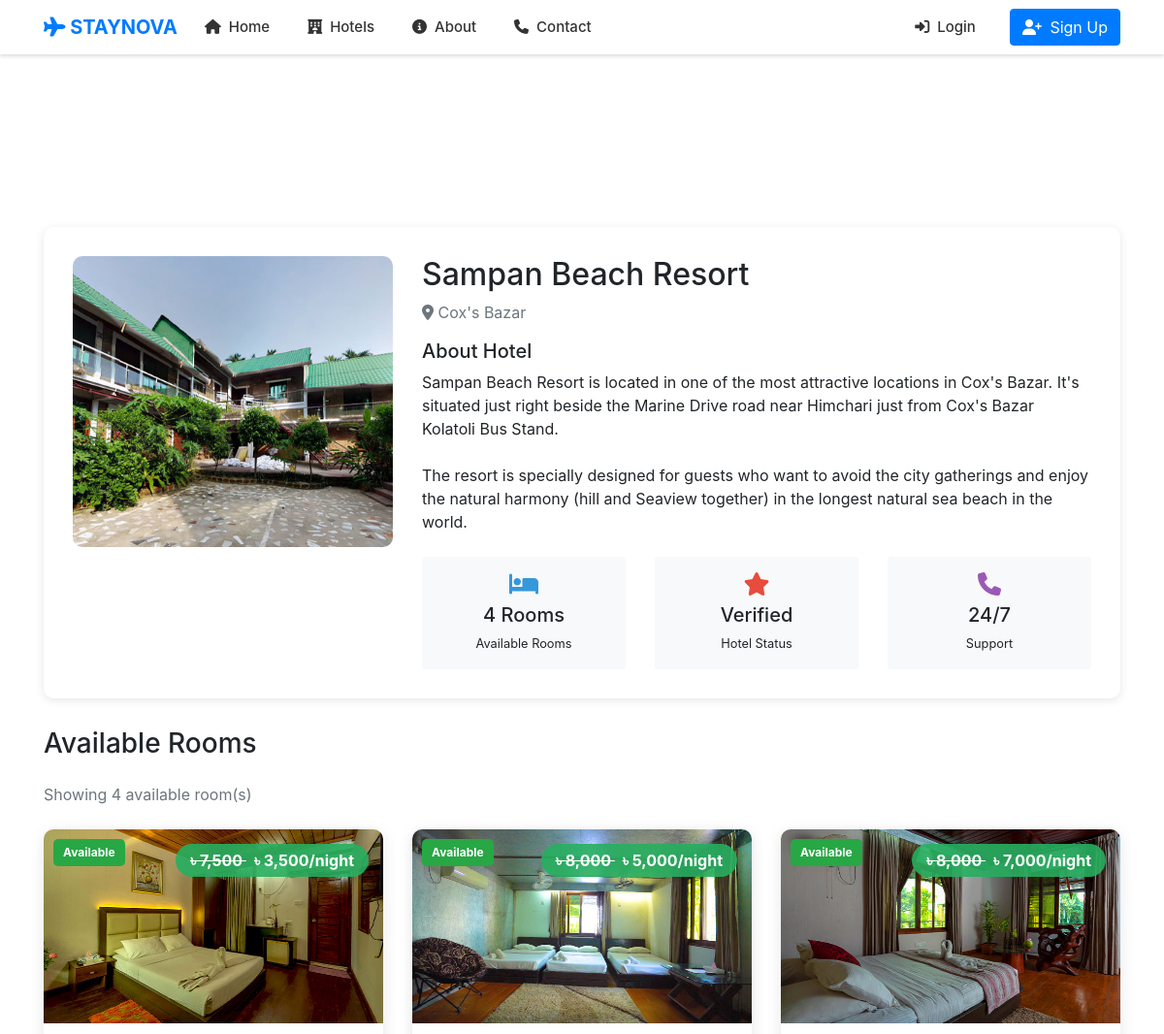
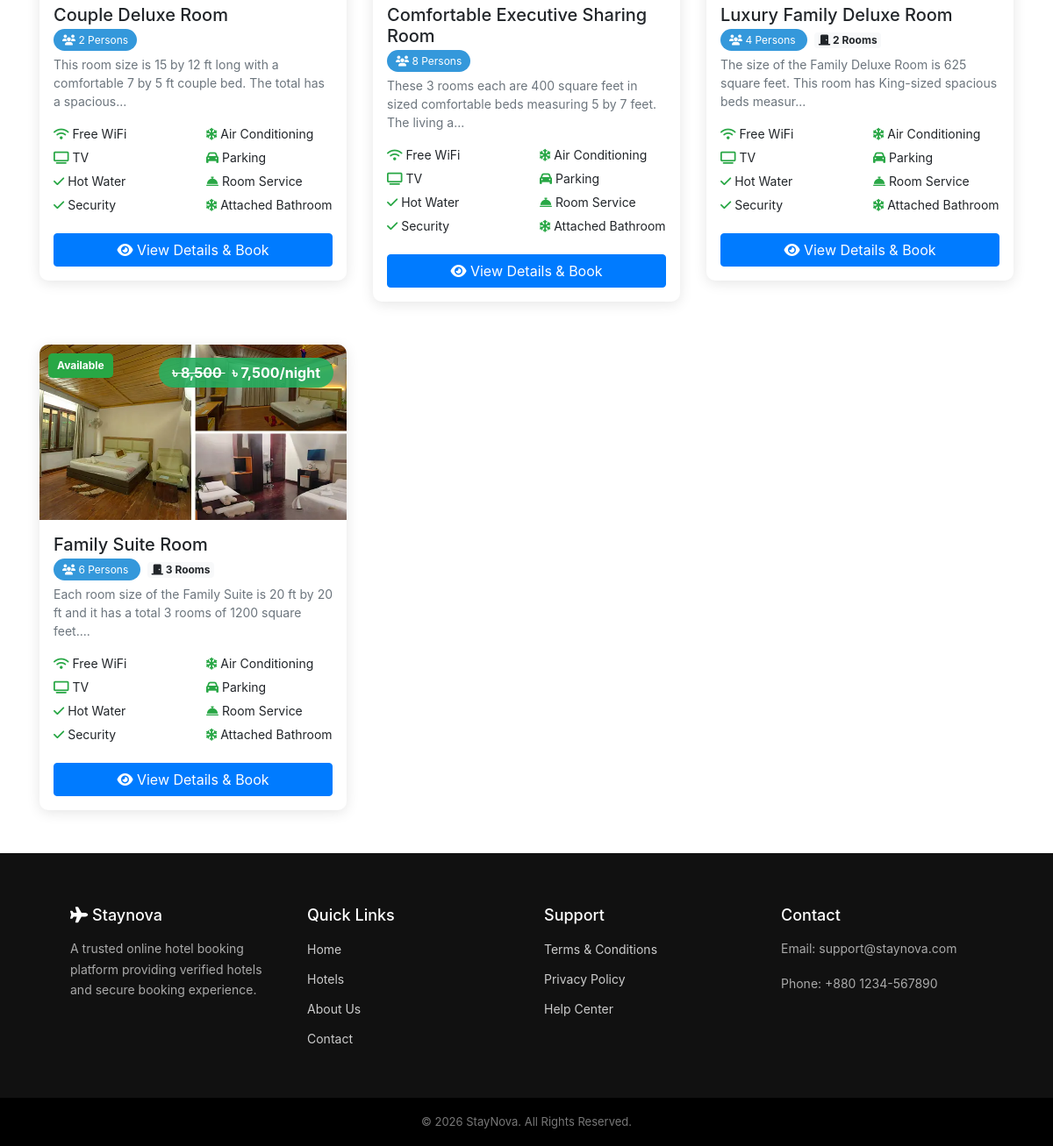
The page /hotel/hotel_details.php?id=22 on the database its author committed (2 pictures, top to bottom).
### tables this page shows
CREATE TABLE `hotels` (
  `id` int(11) NOT NULL,
  `hotel_name` varchar(200) DEFAULT NULL,
  `title` varchar(200) DEFAULT NULL,
  `location` varchar(200) DEFAULT NULL,
  `price` int(11) DEFAULT NULL,
  `description` text DEFAULT NULL,
  `image` varchar(255) DEFAULT NULL,
  `status` enum('pending','approved','off','rejected') DEFAULT 'pending',
  `created_at` timestamp NOT NULL DEFAULT current_timestamp(),
  `owner_id` int(11) DEFAULT NULL,
  `rooms` int(11) DEFAULT 1,
  `capacity` int(11) DEFAULT 2,
  `booked_dates` text DEFAULT '[]',
  `capacity_per_room` int(11) DEFAULT 2,
  `total_rooms` int(11) DEFAULT 1
);

CREATE TABLE `rooms` (
  `id` int(11) NOT NULL,
  `hotel_id` int(11) NOT NULL,
  `room_title` varchar(200) NOT NULL,
  `description` text DEFAULT NULL,
  `capacity` int(11) DEFAULT 2,
  `room_count` int(11) DEFAULT 1,
  `price_per_night` decimal(10,2) NOT NULL,
  `discount_price` decimal(10,2) DEFAULT NULL,
  `created_at` timestamp NOT NULL DEFAULT current_timestamp(),
  `is_active` tinyint(1) DEFAULT 1,
  `active` tinyint(1) DEFAULT 1,
  `image` varchar(255) DEFAULT NULL
);

CREATE TABLE `amenities` (
  `id` int(11) NOT NULL,
  `name` varchar(100) NOT NULL,
  `icon` varchar(50) DEFAULT NULL
);

### hotel/hotel_details.php (the view, shortened to what this page needs)
<?php
include "../header.php";
$hotel_id = $_GET['id'];
$sql = "SELECT * FROM hotels WHERE id='$hotel_id' AND status='approved'";
$result = mysqli_query($conn, $sql);
$hotel = mysqli_fetch_assoc($result);
$rooms_sql = "SELECT r.*,
              (SELECT image_url FROM room_images WHERE room_id = r.id LIMIT 1) as primary_image
              FROM rooms r
              WHERE r.hotel_id = '$hotel_id'
              AND r.active = 1  --  active room show
              ORDER BY r.discount_price ASC";
$rooms_result = mysqli_query($conn, $rooms_sql);
?>
<!DOCTYPE html>
<html>
<head>
    <link rel="stylesheet" href="https://stackpath.bootstrapcdn.com/bootstrap/4.5.2/css/bootstrap.min.css">
    <link rel="stylesheet" href="https://cdnjs.cloudflare.com/ajax/libs/font-awesome/6.4.0/css/all.min.css">
    <link rel="stylesheet" href="../style.css">
</head>
<body>
<?php include "../header.php"; ?>
<div class="container mt-4">
    <div class="hotel-header">
        <div class="row">
            <div class="col-md-4">
                <img src="../uploads/<?php echo !empty($hotel['image']) ? $hotel['image'] : 'default.jpg'; ?>"
                     class="hotel-image" alt="<?php echo $hotel['hotel_name']; ?>"
                     onerror="this.src='../assets/img/default.jpg'">
            </div>
            <div class="col-md-8">
                <h2><?php echo htmlspecialchars($hotel['hotel_name']); ?></h2>
                <p class="text-muted mb-3">
                    <i class="fas fa-map-marker-alt"></i> <?php echo htmlspecialchars($hotel['location']); ?>
                </p>
                <?php if(!empty($hotel['description'])): ?>
                <div class="mb-4">
                    <h5>About Hotel</h5>
                    <p><?php echo nl2br(htmlspecialchars($hotel['description'])); ?></p>
                </div>
                <?php endif; ?>
                <div class="row">
                    <div class="col-md-4">
                        <div class="text-center p-3 bg-light rounded">
                            <div style="font-size: 24px; color: #3498db;">
                                <i class="fas fa-bed"></i>
                            </div>
                            <?php $active_rooms = mysqli_num_rows($rooms_result); ?>
                            <h5 class="mt-2">
                                <?php echo $active_rooms; ?> Rooms
                            </h5>
                            <small>Available Rooms</small>
                        </div>
                    </div>
                    <div class="col-md-4">
                        <div class="text-center p-3 bg-light rounded">
                            <div style="font-size: 24px; color: #e74c3c;">
                                <i class="fas fa-star"></i>
                            </div>
                            <h5 class="mt-2">Verified</h5>
                            <small>Hotel Status</small>
                        </div>
                    </div>
                    <div class="col-md-4">
                        <div class="text-center p-3 bg-light rounded">
                            <div style="font-size: 24px; color: #9b59b6;">
                                <i class="fas fa-phone"></i>
                            </div>
                            <h5 class="mt-2">24/7</h5>
                            <small>Support</small>
                        </div>
                    </div>
                </div>
            </div>
        </div>
    </div>
    <h3 class="mb-4">Available Rooms</h3>
    <?php
    mysqli_data_seek($rooms_result, 0);
    $total_active_rooms = mysqli_num_rows($rooms_result);
    ?>
    <?php if($total_active_rooms > 0): ?>
        <p class="text-muted mb-4">
            Showing <?php echo $total_active_rooms; ?> available room(s)
        </p>
        <div class="row">
            <?php while($room = mysqli_fetch_assoc($rooms_result)): ?>
                <?php
$amenities_q = mysqli_query($conn, "
    SELECT a.name
    FROM room_amenities ra
    JOIN amenities a ON ra.amenity_id = a.id
    WHERE ra.room_id = '{$room['id']}'
");
?>
            <div class="col-md-4 mb-4">
                <div class="room-card">
                    <div style="position: relative;">
                        <div class="room-status-badge status-available">
                            Available
                        </div>
                        <?php if(!empty($room['primary_image'])): ?>
                            <img src="../uploads/rooms/<?php echo $room['primary_image']; ?>"
                                 class="room-image"
                                 alt="<?php echo htmlspecialchars($room['room_title']); ?>"
                                 onerror="this.src='../assets/img/default-room.jpg'; this.style.padding='40px'; this.style.background='#f8f9fa';">
                        <?php else: ?>
                            <div class="room-image bg-light d-flex align-items-center justify-content-center">
                                <i class="fas fa-bed fa-3x text-muted"></i>
                            </div>
                        <?php endif; ?>
<?php if(!empty($room['discount_price']) && $room['discount_price'] < $room['price_per_night']): ?>
     <div style="position: absolute; top: 15px; right: 15px; background: rgba(39, 174, 96, 0.9); color: white; padding: 5px 15px; border-radius: 20px; font-weight: bold;">
        <span style="text-decoration: line-through; ">
            ৳ <?php echo number_format($room['price_per_night'], ); ?>
        </span>
        <span class=" font-weight-bold ml-2">
            ৳ <?php echo number_format($room['discount_price'], ); ?>/night
        </span>
    </div>
<?php else: ?>
    <div style="position: absolute; top: 15px; right: 15px; background: rgba(39, 174, 96, 0.9); color: white; padding: 5px 15px; border-radius: 20px; font-weight: bold;">
        ৳ <?php echo number_format($room['price_per_night'], ); ?>/night
    </div>
<?php endif; ?>
                    </div>
                    <div class="p-3">
                        <h5><?php echo htmlspecialchars($room['room_title']); ?></h5>
                        <div class="mb-2">
                            <span class="capacity-badge">
                                <i class="fas fa-users"></i> <?php echo $room['capacity']; ?> Persons
                            </span>
                            <?php if($room['room_count'] > 1): ?>
                                <span class="badge badge-light ml-2">
                                    <i class="fas fa-door-closed"></i> <?php echo $room['room_count']; ?> Rooms
                                </span>
                            <?php endif; ?>
                        </div>
                        <?php if(!empty($room['description'])): ?>
                        <p class="text-muted mb-3" style="font-size: 14px;">
                            <?php echo substr(htmlspecialchars($room['description']), 0, 100); ?>...
                        </p>
                        <?php endif; ?>
<?php if(mysqli_num_rows($amenities_q) > 0): ?>
<div class="row mt-2">
    <?php while($am = mysqli_fetch_assoc($amenities_q)):
        $icon = "fa-check";
        if (stripos($am['name'], 'wifi') !== false) $icon = "fa-wifi";
        elseif (stripos($am['name'], 'tv') !== false) $icon = "fa-tv";
        elseif (stripos($am['name'], 'ac') !== false || stripos($am['name'], 'air') !== false) $icon = "fa-snowflake";
        elseif (stripos($am['name'], 'bath') !== false) $icon = "fa-bath";
        elseif (stripos($am['name'], 'parking') !== false) $icon = "fa-car";
        elseif (stripos($am['name'], 'service') !== false) $icon = "fa-concierge-bell";
    ?>
        <div class="col-6">
            <div style="font-size:14px; margin-bottom:6px;">
                <i class="fas <?php echo $icon; ?> text-success"></i>
                <?php echo htmlspecialchars($am['name']); ?>
            </div>
        </div>
    <?php endwhile; ?>
</div>
<?php else: ?>
    <p class="text-muted" style="font-size:13px;">No amenities listed</p>
<?php endif; ?>
                        <div class="mt-3">
                            <a href="room_details.php?room_id=<?php echo $room['id']; ?>&hotel_id=<?php echo $hotel_id; ?>"
                               class="btn btn-primary btn-block">
                                <i class="fas fa-eye"></i> View Details & Book
                            </a>
                        </div>
                    </div>
                </div>
            </div>
            <?php endwhile; ?>
        </div>
    <?php endif; ?>
</div>
<?php include "../footer.php"; ?>
</body>
</html>

### style.css (style rules this page uses)
body { padding-top: 70px; }

### hotel/hotel_details.php (style rules this page uses)
body { background: #f8f9fa; }
.hotel-header { background: white; padding: 30px; border-radius: 10px; margin-bottom: 30px; box-shadow: 0 2px 10px rgba(0,0,0,0.1); }
.hotel-image { width: 100%; height: 300px; object-fit: cover; border-radius: 10px; }
.room-card { background: white; border-radius: 10px; overflow: hidden; margin-bottom: 25px; box-shadow: 0 3px 15px rgba(0,0,0,0.1); transition: transform 0.3s; }
.room-image { width: 100%; height: 200px; object-fit: cover; }
.capacity-badge { background: #3498db; color: white; padding: 5px 10px; border-radius: 20px; font-size: 12px; }
.room-status-badge { position: absolute; top: 10px; left: 10px; padding: 5px 10px; border-radius: 5px; font-size: 12px; font-weight: bold; z-index: 1; }
.status-available { background: #28a745; color: white; }

### rows shown on the page
hotels: image (picture), hotel_name "Sampan Beach Resort", location "Cox's Bazar", description "Sampan Beach Resort is located in one of the most attractive locations in Cox's Bazar. It's situated just right beside the Marine Drive road near Himchari just from Cox's Bazar Kolatoli Bus Stand. The resort is specially designed for guests who want to avoid the city gatherings and enjoy the natural harmony (hill and Seaview together) in the longest natural sea beach in the world."
rooms: shows a picture, price_per_night "7,500", discount_price "3,500", room_title "Couple Deluxe Room", capacity "2", description "This room size is 15 by 12 ft long with a comfortable 7 by 5 ft couple bed. The total has a spacious"
amenities: name "Free WiFi"
amenities: name "Air Conditioning"
amenities: name "TV"
amenities: name "Parking"
amenities: name "Hot Water"
amenities: name "Room Service"
amenities: name "Security"
amenities: name "Attached Bathroom"
rooms: shows a picture, price_per_night "8,000", discount_price "5,000", room_title "Comfortable Executive Sharing Room", capacity "8", description "These 3 rooms each are 400 square feet in sized comfortable beds measuring 5 by 7 feet. The living a"
rooms: shows a picture, price_per_night "8,000", discount_price "7,000", room_title "Luxury Family Deluxe Room", capacity "4", room_count "2", description "The size of the Family Deluxe Room is 625 square feet. This room has King-sized spacious beds measur"
rooms: shows a picture, price_per_night "8,500", discount_price "7,500", room_title "Family Suite Room", capacity "6", room_count "3", description "Each room size of the Family Suite is 20 ft by 20 ft and it has a total 3 rooms of 1200 square feet."

### other values the page prints
$active_rooms "4"
$total_active_rooms "4"
